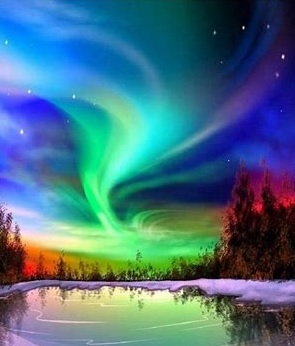
#> input picture image_night.jpg, 295 x 346 px
$ python 02_05_pixelManipulation_filtering.py
#> lines starting #> are read from the running program, lines starting #| are printed output that depends on the picture
import numpy as np
import cv2

color = cv2.imread("image_night.jpg", 1)
#> color is the input picture: shape (346, 295, 3); mean B, G, R 130.1, 113, 70.7

gray = cv2.cvtColor(color, cv2.COLOR_RGB2GRAY)
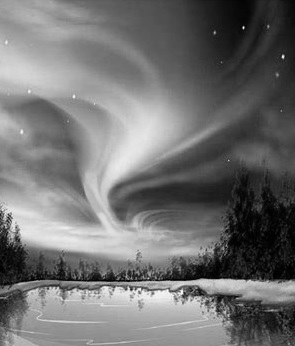
#> gray: shape (346, 295); min 0, max 255, mean 113.3
cv2.imwrite("gray.jpg", gray)

b = color[:,:,0]
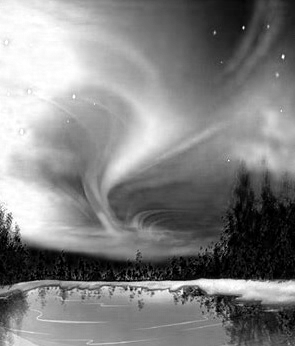
#> b: shape (346, 295); min 0, max 255, mean 130.1
g = color[:,:,1]
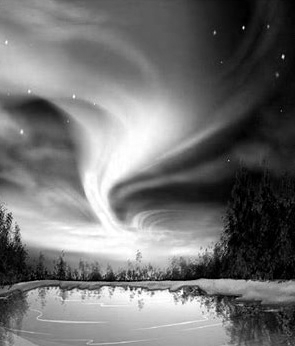
#> g: shape (346, 295); min 0, max 255, mean 113
r = color[:,:,2]
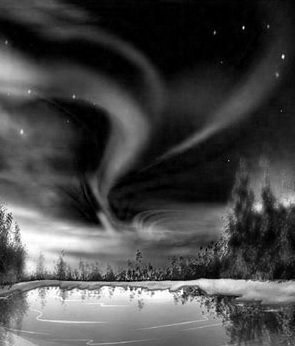
#> r: shape (346, 295); min 0, max 255, mean 70.7

rgba = cv2.merge((b,g,r,g))
cv2.imwrite("rgba.png", rgba)

$ run again, with tomatoes.jpg copied over image_night.jpg
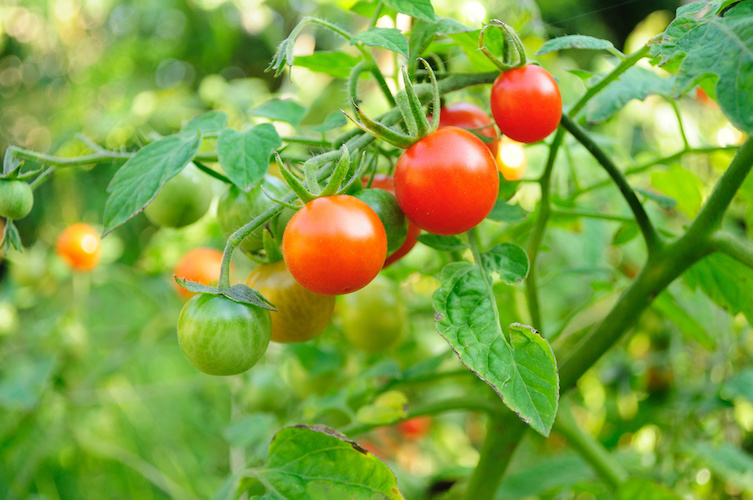
#> input picture tomatoes.jpg, 753 x 500 px
#> color is the input picture: shape (500, 753, 3); mean B, G, R 64.5, 161.1, 127.4
#> `g = color[:,:,1]`:
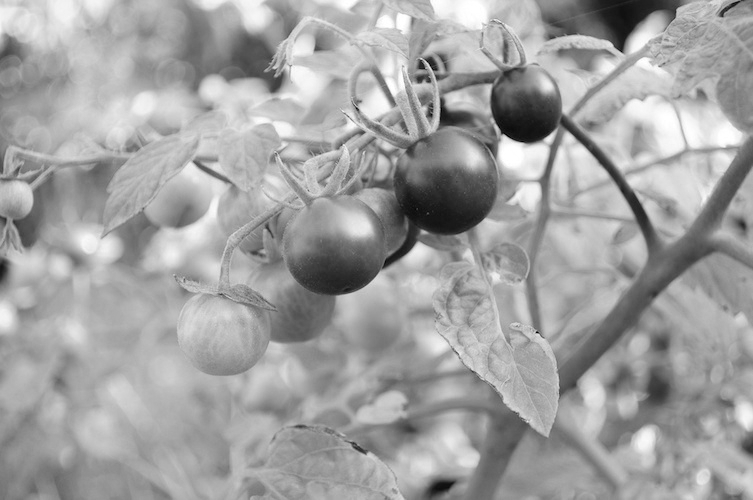
#> g: shape (500, 753); min 0, max 255, mean 161.1
#> `r = color[:,:,2]`:
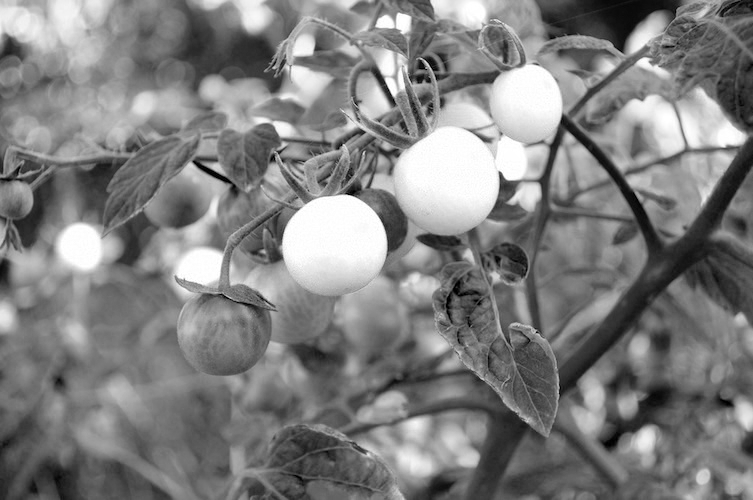
#> r: shape (500, 753); min 0, max 255, mean 127.4
